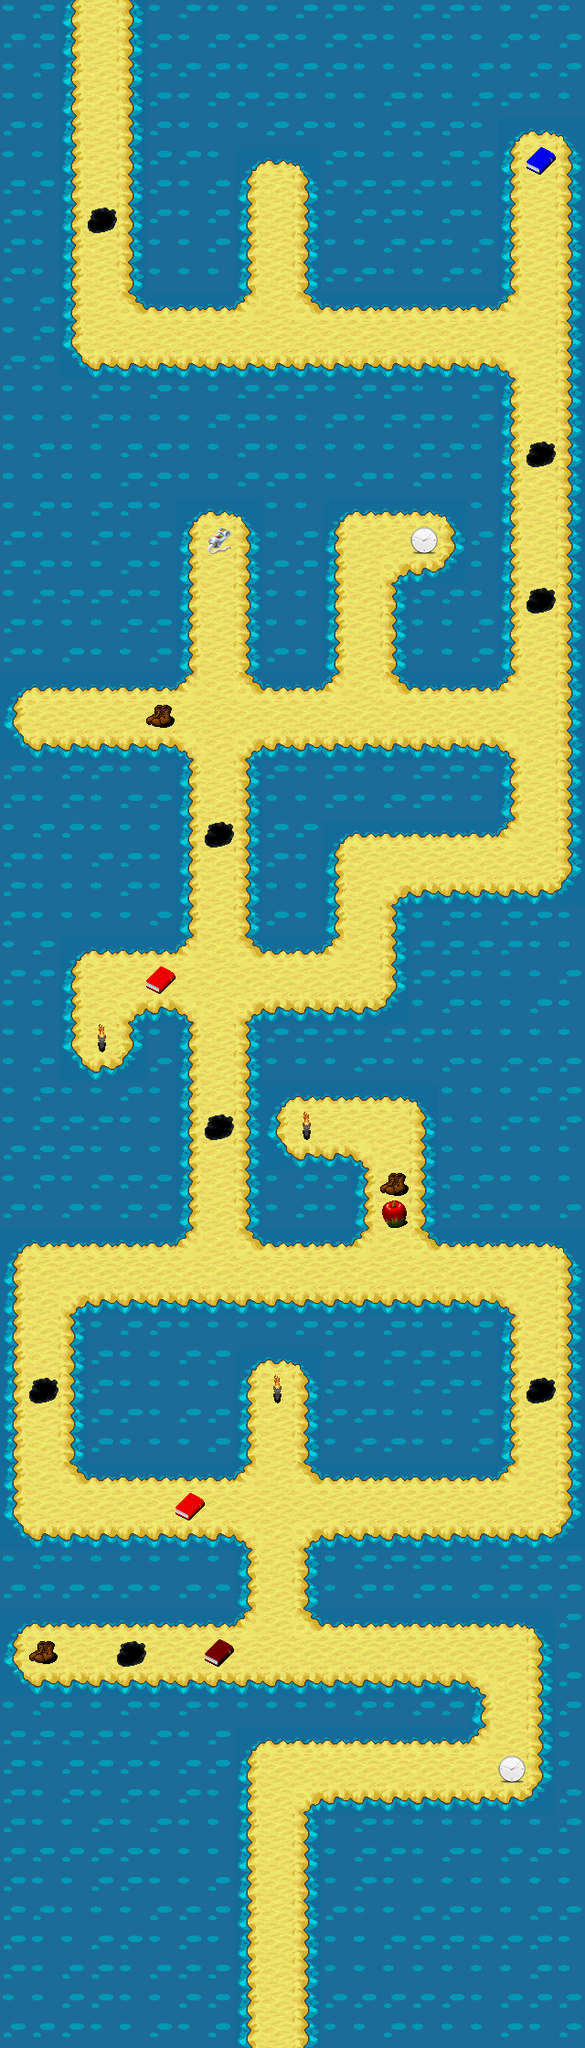

The image is a tile-based game level rendered from a .tmx file. Its description and source (layers, tilesets, objects; grid data summarised) follow:
An orthogonal 20x70 tile map with 32x32 px tiles, 8 tile layers (Background, StartFinish, Intersection, Maze, ...).

<map version="1.0" orientation="orthogonal" renderorder="right-down" width="20" height="70" tilewidth="32" tileheight="32" nextobjectid="1">
 <tileset firstgid="1" name="integrado" tilewidth="32" tileheight="32" tilecount="630">
  <image source="Tilesets/integrado.png" width="672" height="960" />
  <tile id="15">
   <properties>
    <property name="trapId" value="1" />
   </properties>
  </tile>
  <tile id="483">
   <properties>
    <property name="powerupId" value="4" />
   </properties>
  </tile>
  <tile id="484">
   <properties>
    <property name="powerupId" value="1" />
   </properties>
  </tile>
  <tile id="485">
   <properties>
    <property name="powerupId" value="2" />
   </properties>
  </tile>
  <tile id="486">
   <properties>
    <property name="collectableId" value="2" />
   </properties>
  </tile>
  <tile id="487">
   <properties>
    <property name="collectableId" value="2" />
   </properties>
  </tile>
  <tile id="488">
   <properties>
    <property name="collectableId" value="2" />
   </properties>
  </tile>
  <tile id="489">
   <properties>
    <property name="collectableId" value="2" />
   </properties>
  </tile>
  <tile id="490">
   <properties>
    <property name="collectableId" value="2" />
   </properties>
  </tile>
  <tile id="491">
   <properties>
    <property name="collectableId" value="2" />
   </properties>
  </tile>
  <tile id="492">
   <properties>
    <property name="collectableId" value="2" />
   </properties>
  </tile>
  <tile id="493">
   <properties>
    <property name="collectableId" value="2" />
   </properties>
  </tile>
  <tile id="494">
   <properties>
    <property name="collectableId" value="2" />
   </properties>
  </tile>
  <tile id="495">
   <properties>
    <property name="collectableId" value="2" />
   </properties>
  </tile>
  <tile id="496">
   <properties>
    <property name="collectableId" value="1" />
   </properties>
  </tile>
  <tile id="497">
   <properties>
    <property name="collectableId" value="1" />
   </properties>
  </tile>
  <tile id="498">
   <properties>
    <property name="collectableId" value="1" />
   </properties>
  </tile>
  <tile id="499">
   <properties>
    <property name="collectableId" value="1" />
   </properties>
  </tile>
  <tile id="500">
   <properties>
    <property name="collectableId" value="1" />
   </properties>
  </tile>
  <tile id="501">
   <properties>
    <property name="collectableId" value="1" />
   </properties>
  </tile>
  <tile id="502">
   <properties>
    <property name="collectableId" value="5" />
   </properties>
  </tile>
  <tile id="503">
   <properties>
    <property name="trapId" value="4" />
   </properties>
  </tile>
  <tile id="504">
   <properties>
    <property name="trapId" value="4" />
   </properties>
  </tile>
  <tile id="505">
   <properties>
    <property name="trapId" value="3" />
   </properties>
  </tile>
  <tile id="506">
   <properties>
    <property name="powerupId" value="3" />
   </properties>
  </tile>
  <tile id="507">
   <properties>
    <property name="collectableId" value="5" />
   </properties>
  </tile>
  <tile id="508">
   <properties>
    <property name="collectableId" value="5" />
   </properties>
  </tile>
  <tile id="509">
   <properties>
    <property name="collectableId" value="3" />
   </properties>
  </tile>
  <tile id="510">
   <properties>
    <property name="collectableId" value="4" />
   </properties>
  </tile>
  <tile id="512">
   <properties>
    <property name="trapId" value="2" />
   </properties>
  </tile>
  <tile id="514">
   <properties>
    <property name="trapId" value="4" />
   </properties>
  </tile>
  <tile id="515">
   <properties>
    <property name="collectableId" value="4" />
   </properties>
  </tile>
  <tile id="516">
   <properties>
    <property name="collectableId" value="4" />
   </properties>
  </tile>
  <tile id="517">
   <properties>
    <property name="collectableId" value="4" />
   </properties>
  </tile>
  <tile id="518">
   <properties>
    <property name="collectableId" value="4" />
   </properties>
  </tile>
  <tile id="519">
   <properties>
    <property name="collectableId" value="4" />
   </properties>
  </tile>
  <tile id="520">
   <properties>
    <property name="collectableId" value="3" />
   </properties>
  </tile>
  <tile id="521">
   <properties>
    <property name="collectableId" value="3" />
   </properties>
  </tile>
  <tile id="522">
   <properties>
    <property name="collectableId" value="2" />
   </properties>
  </tile>
  <tile id="523">
   <properties>
    <property name="collectableId" value="3" />
   </properties>
  </tile>
  <tile id="524">
   <properties>
    <property name="collectableId" value="5" />
   </properties>
  </tile>
  <tile id="525">
   <properties>
    <property name="collectableId" value="5" />
   </properties>
  </tile>
  <tile id="526">
   <properties>
    <property name="collectableId" value="5" />
   </properties>
  </tile>
  <tile id="527">
   <properties>
    <property name="collectableId" value="5" />
   </properties>
  </tile>
  <tile id="528">
   <properties>
    <property name="collectableId" value="5" />
   </properties>
  </tile>
 </tileset>
 <layer name="Background" width="20" height="70">
  <data>[1400 cells, 1400 non-empty, 2 distinct tile ids]</data>
 </layer>
 <layer name="StartFinish" width="20" height="70">
  <properties>
   <property name="finish" value="3,0" />
   <property name="orientation" value="1" />
   <property name="start" value="9,69" />
  </properties>
  <data>[1400 cells, 2 non-empty, 1 distinct tile ids]</data>
 </layer>
 <layer name="Intersection" width="20" height="70">
  <data>[1400 cells, 10 non-empty, 1 distinct tile ids]</data>
 </layer>
 <layer name="Maze" width="20" height="70">
  <data>[1400 cells, 229 non-empty, 1 distinct tile ids]</data>
 </layer>
 <layer name="Collision" width="20" height="70">
  <data>[1400 cells, 446 non-empty, 12 distinct tile ids]</data>
 </layer>
 <layer name="Traps" width="20" height="70">
  <data>[1400 cells, 8 non-empty, 1 distinct tile ids]</data>
 </layer>
 <layer name="Powerups" width="20" height="70">
  <data>[1400 cells, 8 non-empty, 3 distinct tile ids]</data>
 </layer>
 <layer name="Collectables" width="20" height="70">
  <data>[1400 cells, 10 non-empty, 8 distinct tile ids]</data>
 </layer>
</map>